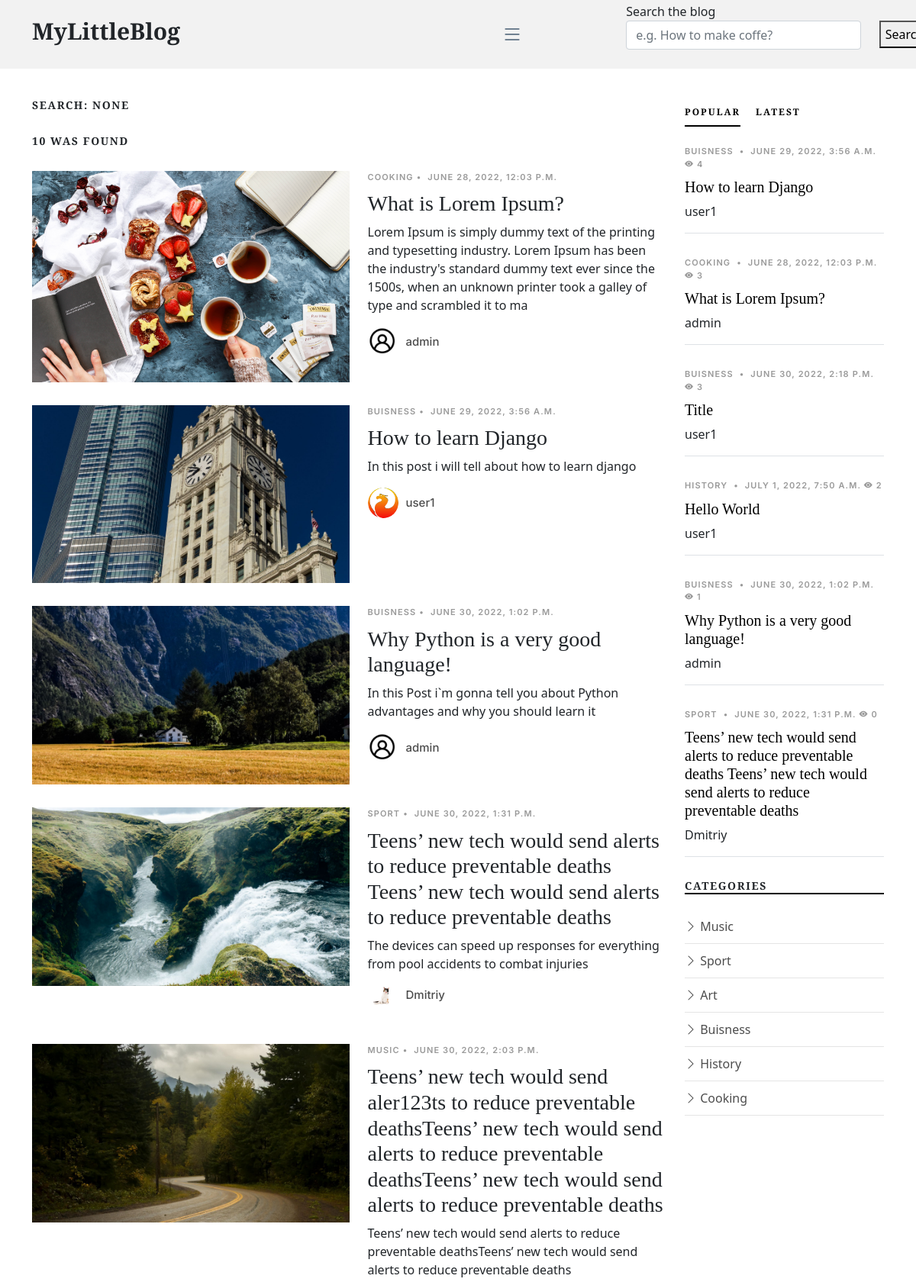
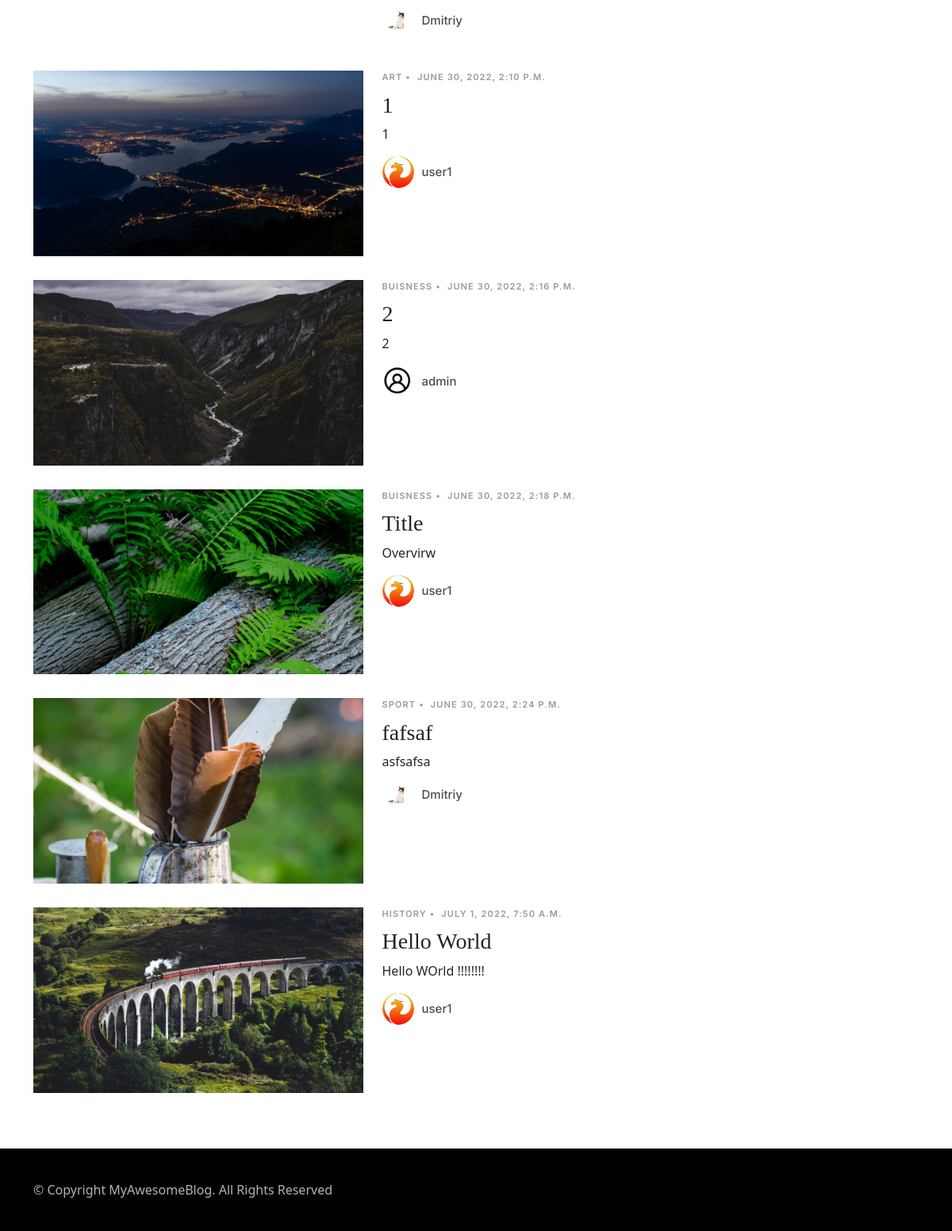
The app's page /search_result/ with its own data (2 pictures, top to bottom).
### Blog/models.py (models this page shows, shortened)
class PostModel(models.Model):
    author = models.ForeignKey(CustomUserModel, on_delete=models.CASCADE)
    title = models.CharField(max_length=200)
    overview = models.TextField()
    content = RichTextUploadingField('Content')
    date_created = models.DateTimeField(auto_now_add=True)
    category = models.ForeignKey(CategoryModel, on_delete=models.CASCADE)
    thumbnail = models.ImageField(upload_to='thumbnails', null=True, blank=True)
    view_count = models.IntegerField(blank=True, null=True, default=0)

class CategoryModel(models.Model):
    title = models.CharField(max_length=100)
    def __str__(self):
        return self.title

class CustomUserModel(AbstractUser):
    profile_picture = models.ImageField(upload_to='profile_pictures', null=True, blank=True)

### Blog/views.py (the view)
# urls.py: path('search_result/', search, name='search'),
def search(request):
    categories = CategoryModel.objects.all()
    popular_posts = PostModel.objects.order_by('-view_count')[:6]
    latest_posts = PostModel.objects.order_by('-date_created')[:6]
    queryset = PostModel.objects.all()
    query = request.GET.get('q')
    if query:
        queryset = queryset.filter(
            Q(title__icontains=query) |
            Q(overview__icontains=query)
        )
    context = {
        'categories': categories,
        'popular_posts': popular_posts,
        'latest_posts': latest_posts,
        'queryset': queryset,
        'search_name': query,
    }
    return render(request, 'Blog/search-result.html', context)

### Blog/templates/Blog/search-result.html (shortened to what this page needs)
{% extends 'Blog/base.html' %}
{% load static %}
{% block content %}
<main id="main">
    <section>
        <div class="container">
            <div class="row">
                <div class="col-md-9" data-aos="fade-up">
                      {% if queryset %}
                    <h3 class="category-title">Search: {{ search_name }} </h3>
                    <h2 class="category-title">{{ queryset.count }} was found</h2>
                    {% for item in queryset %}
                    <div class="d-md-flex post-entry-2 half">
                        <a href="{% url 'post' item.pk %}" class="me-4 thumbnail">
                            <img src="{{ item.thumbnail.url }}" alt="" class="img-fluid">
                        </a>
                        <div>
                            <div class="post-meta">{{ item.category }}<span class="mx-1">&bullet;</span>
                                <span>{{ item.date_created }}</span></div>
                            <h3><a href="{% url 'post' item.pk %}">{{ item.title }}</a></h3>
                            <p>{{ item.overview }}</p>
                            <div class="d-flex align-items-center author">
                                <div class="photo"><img
                                        src="{% if item.author.profile_picture %} {{ item.author.profile_picture.url }} {% endif %}"
                                        alt="" class="img-fluid"></div>
                                <div class="name">
                                    <h3 class="m-0 p-0">{{ item.author.username }}</h3>
                                </div>
                            </div>
                        </div>
                    </div>
                    {% endfor %}
                    {% else %}
                     <h3 class="category-title">Search: matches not found</h3>
                    {% endif %}
                </div>
                {% include 'Blog/include_files/_sidebar.html' %}
            </div>
        </div>
    </section>
</main>
{% include 'Blog/include_files/_footer.html' %}
{% endblock %}

### Blog/templates/Blog/include_files/_sidebar.html (shortened to what this page needs)
{% load static %}
<div class="col-md-3">
    <div class="aside-block">
        <ul class="nav nav-pills custom-tab-nav mb-4" id="pills-tab" role="tablist">
            <li class="nav-item" role="presentation">
                <button class="nav-link active" id="pills-popular-tab" data-bs-toggle="pill"
                        data-bs-target="#pills-popular" type="button" role="tab"
                        aria-controls="pills-popular" aria-selected="true">Popular
                </button>
            </li>
            <li class="nav-item" role="presentation">
                <button class="nav-link" id="pills-latest-tab" data-bs-toggle="pill"
                        data-bs-target="#pills-latest" type="button" role="tab"
                        aria-controls="pills-latest" aria-selected="false">Latest
                </button>
            </li>
        </ul>
        <div class="tab-content" id="pills-tabContent">
            <div class="tab-pane fade show active" id="pills-popular" role="tabpanel"
                 aria-labelledby="pills-popular-tab">
                {% for item in popular_posts %}
                <div class="post-entry-1 border-bottom">
                    <div class="post-meta"><span class="date">{{ item.category }}</span> <span
                            class="mx-1">&bullet;</span> <span>{{ item.date_created }} <i class="bi bi-eye-fill"></i> {{ item.view_count }}</span></div>
                    <h2 class="mb-2"><a href="{% url 'post' item.pk %}">{{ item.title }}</a></h2>
                    <span class="author mb-3 d-block">{{ item.author.username }}</span>
                </div>
                {% endfor %}
            </div>
        </div>
    </div>
    <div class="aside-block">
        <h3 class="aside-title">Categories</h3>
        <ul class="aside-links list-unstyled">
            {% for item in categories %}
            <li><a href="{% url 'category' item.pk %}"><i class="bi bi-chevron-right"></i> {{ item }}</a></li>
            {% endfor %}
        </ul>
    </div>
</div>

### Blog/static/Blog/css/variables.css (style rules this page uses)
:root { --font-default: 'EB Garamond', system-ui, -apple-system, "Segoe UI", Roboto, "Helvetica Neue", Arial, "Noto Sans", "Liberation Sans", sans-serif, "Apple Color Emoji", "Segoe UI Emoji", "Segoe UI Symbol", "Noto Color Emoji"; --font-primary: 'EB Garamond', serif; --font-secondary: 'Inter', sans-serif; --color-default: #212529; --color-default-rgb: 33, 37, 41; --color-links: #212529; --color-links-hover: #15171a; --color-primary: #212529; --color-primary-light: #26282c; --color-primary-dark: #0b0c0e; --color-primary-rgb: 33, 37, 41; --color-primary-light-rgb: 38, 40, 44; --color-primary-dark-rgb: 11, 12, 14; --color-secondary: #596d80; --color-secondary-light: #8498aa; --color-secondary-dark: #404f5c; --color-secondary-rgb: 89, 109, 128; --color-secondary-light-rgb: 132, 152, 170; --color-secondary-dark-rgb: 64, 79, 92; --color-blue: #0d6efd; --color-blue-rgb: 13, 110, 253; --color-indigo: #6610f2; --color-indigo-rgb: 102, 16, 242; --color-purple: #6f42c1; --color-purple-rgb: 111, 66, 193; --color-pink: #f3268c; --color-pink-rgb: 243, 38, 140; --color-red: #df1529; --color-red-rgb: 223, 21, 4; --color-orange: #fd7e14; --color-orange-rgb: 253, 126, 20; --color-yellow: #ffc107; --color-yellow-rgb: 255, 193, 7; --color-green: #059652; --color-green-rgb: 5, 150, 82; --color-teal: #20c997; --color-teal-rgb: 32, 201, 151; --color-cyan: #0dcaf0; --color-cyan-rgb: 13, 202, 240; --color-white: #ffffff; --color-white-rgb: 255, 255, 255; --color-gray: #6c757d; --color-gray-rgb: 108, 117, 125; --color-black: #000000; --color-black-rgb: 0, 0, 0; }
:root { --bs-blue: var(--color-blue); --bs-indigo: var(--color-indigo); --bs-purple: var(--color-purple); --bs-pink: var(--color-pink); --bs-red: var(--color-red); --bs-orange: var(--color-orange); --bs-yellow: var(--color-yellow); --bs-green: var(--color-green); --bs-teal: var(--color-teal); --bs-cyan: var(--color-cyan); --bs-white: var(--color-white); --bs-gray: var(--color-gray); --bs-gray-dark: #343a40; --bs-gray-100: #f8f9fa; --bs-gray-200: #e9ecef; --bs-gray-300: #dee2e6; --bs-gray-400: #ced4da; --bs-gray-500: #adb5bd; --bs-gray-600: #6c757d; --bs-gray-700: #495057; --bs-gray-800: #343a40; --bs-gray-900: #212529; --bs-primary: var(--color-blue); --bs-secondary: var(--color-blue); --bs-success: #198754; --bs-info: #0dcaf0; --bs-warning: #ffc107; --bs-danger: #dc3545; --bs-light: #f8f9fa; --bs-dark: #212529; --bs-primary-rgb: var(--color-primary-rgb); --bs-secondary-rgb: var(--color-secondary-rgb); --bs-success-rgb: 25, 135, 84; --bs-info-rgb: 13, 202, 240; --bs-warning-rgb: 255, 193, 7; --bs-danger-rgb: 220, 53, 69; --bs-light-rgb: 248, 249, 250; --bs-dark-rgb: 33, 37, 41; --bs-white-rgb: var(--color-white-rgb); --bs-black-rgb: var(--color-black-rgb); --bs-body-color-rgb: var(--color-default-rgb); --bs-body-bg-rgb: 255, 255, 255; --bs-font-sans-serif: var(--font-default); --bs-font-monospace: SFMono-Regular, Menlo, Monaco, Consolas, "Liberation Mono", "Courier New", monospace; --bs-gradient: linear-gradient(180deg, rgba(255, 255, 255, 0.15), rgba(255, 255, 255, 0)); --bs-body-font-family: var(--font-default); --bs-body-font-size: 1rem; --bs-body-font-weight: 400; --bs-body-line-height: 1.5; --bs-body-color: var(--color-default); --bs-body-bg: #fff; }

### records on screen
PostModel: thumbnail (picture), category "COOKING", date_created "JUNE 28, 2022, 12:03 P.M.", title "What is Lorem Ipsum?", overview "Lorem Ipsum is simply dummy text of the printing and typesetting industry. Lorem Ipsum has been the industry's standard dummy text ever since the 1500s, when an unknown printer took a galley of type and scrambled it to ma", author.profile_picture (picture), author.username "admin", view_count "3"
PostModel: thumbnail (picture), category "BUISNESS", date_created "JUNE 29, 2022, 3:56 A.M.", title "How to learn Django", overview "In this post i will tell about how to learn django", author.profile_picture (picture), author.username "user1", view_count "4"
PostModel: thumbnail (picture), category "BUISNESS", date_created "JUNE 30, 2022, 1:02 P.M.", title "Why Python is a very good language!", overview "In this Post i`m gonna tell you about Python advantages and why you should learn it", author.profile_picture (picture), author.username "admin", view_count "1"
PostModel: thumbnail (picture), category "SPORT", date_created "JUNE 30, 2022, 1:31 P.M.", title "Teens’ new tech would send alerts to reduce preventable deaths Teens’ new tech would send alerts to reduce preventable deaths", overview "The devices can speed up responses for everything from pool accidents to combat injuries", author.profile_picture (picture), author.username "Dmitriy", view_count "0"
PostModel: thumbnail (picture), category "MUSIC", date_created "JUNE 30, 2022, 2:03 P.M.", title "Teens’ new tech would send aler123ts to reduce preventable deathsTeens’ new tech would send alerts to reduce preventable deathsTeens’ new tech would send alerts to reduce preventable deaths", overview "Teens’ new tech would send alerts to reduce preventable deathsTeens’ new tech would send alerts to reduce preventable deaths", author.profile_picture (picture), author.username "Dmitriy"
PostModel: thumbnail (picture), category "ART", date_created "JUNE 30, 2022, 2:10 P.M.", title "1", overview "1", author.profile_picture (picture), author.username "user1"
PostModel: thumbnail (picture), category "BUISNESS", date_created "JUNE 30, 2022, 2:16 P.M.", title "2", overview "2", author.profile_picture (picture), author.username "admin"
PostModel: thumbnail (picture), category "BUISNESS", date_created "JUNE 30, 2022, 2:18 P.M.", title "Title", overview "Overvirw", author.profile_picture (picture), author.username "user1", view_count "3"
PostModel: thumbnail (picture), category "SPORT", date_created "JUNE 30, 2022, 2:24 P.M.", title "fafsaf", overview "asfsafsa", author.profile_picture (picture), author.username "Dmitriy"
PostModel: thumbnail (picture), category "HISTORY", date_created "JULY 1, 2022, 7:50 A.M.", title "Hello World", overview "Hello WOrld !!!!!!!!", author.profile_picture (picture), author.username "user1", view_count "2"
CategoryModel: title "Music"
CategoryModel: title "Sport"
CategoryModel: title "Art"
CategoryModel: title "Buisness"
CategoryModel: title "History"
CategoryModel: title "Cooking"

### other values on screen
{{ search_name }} "NONE"
{{ queryset.count }} "10"
